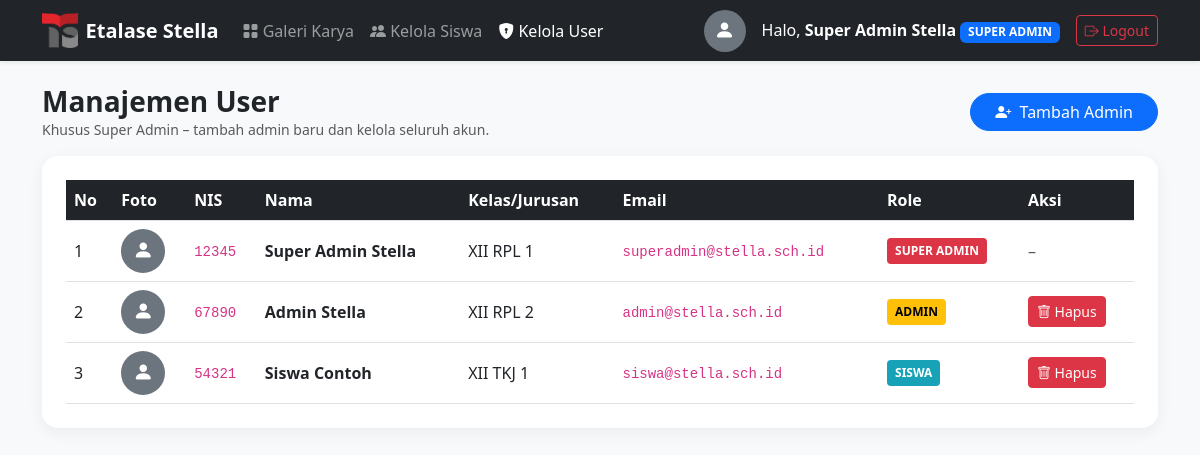
The page /admin/users.php (signed in) on the database its author committed.
### tables this page shows
CREATE TABLE IF NOT EXISTS users (
    id INT AUTO_INCREMENT PRIMARY KEY,
    nis VARCHAR(30) UNIQUE NOT NULL,
    kelas_jurusan VARCHAR(50) NOT NULL,
    nama_lengkap VARCHAR(100) NOT NULL,
    email VARCHAR(100) UNIQUE NOT NULL,
    password VARCHAR(255) NOT NULL,
    role ENUM('super_admin', 'admin', 'siswa') DEFAULT 'siswa',
    foto VARCHAR(255) NULL
);

### middleware/auth_check.php (called while the page is built, shortened)
<?php
function e($value): string {
    return htmlspecialchars((string) $value, ENT_QUOTES, 'UTF-8');
}
function is_super_admin(): bool {
    return ($_SESSION['role'] ?? '') === 'super_admin';
}
function is_staff(): bool {
    return in_array($_SESSION['role'] ?? '', ['admin', 'super_admin'], true);
}

### includes/helpers.php (called while the page is built, shortened)
<?php
function profile_image_url(?string $fileName, string $base = ''): ?string {
    if (!$fileName) {
        return null;
    }
    $safeName = basename(str_replace('\\', '/', $fileName));
    return $base . 'uploads/' . rawurlencode($safeName);
}

### admin/users.php (the view, shortened to what this page needs)
<?php
require_once '../config/kuis_db.php';
require_once '../middleware/auth_check.php';
require_once '../includes/helpers.php';
$users = $pdo->query("SELECT * FROM users ORDER BY FIELD(role, 'super_admin', 'admin', 'siswa'), nama_lengkap ASC")->fetchAll();
$base   = '../';
$active = 'users';
?>
<!DOCTYPE html>
<html lang="id">
<head>
    <link href="https://cdn.jsdelivr.net/npm/bootstrap@5.3.0/dist/css/bootstrap.min.css" rel="stylesheet">
    <link rel="stylesheet" href="https://cdn.jsdelivr.net/npm/bootstrap-icons@1.11.0/font/bootstrap-icons.css">
    <link rel="stylesheet" href="../assets/css/kelola.css">
    <link rel="stylesheet" href="../assets/css/popup.css">
</head>
<body>
<?php require __DIR__ . '/../includes/navbar.php'; ?>
<div class="container my-4">
    <div class="d-flex justify-content-between align-items-center flex-wrap gap-2 mb-3">
        <div>
            <h3 class="fw-bold mb-0">Manajemen User</h3>
            <p class="text-muted mb-0 small">Khusus Super Admin &ndash; tambah admin baru dan kelola seluruh akun.</p>
        </div>
        <button type="button" class="btn btn-primary rounded-pill px-4" data-popup-open="popupTambahAdmin">
            <i class="bi bi-person-plus-fill me-1"></i> Tambah Admin
        </button>
    </div>
    <div class="card card-custom p-4">
        <div class="table-responsive">
            <table class="table table-hover align-middle table-custom mb-0">
                <thead>
                    <tr>
                        <th>No</th>
                        <th>Foto</th>
                        <th>NIS</th>
                        <th>Nama</th>
                        <th>Kelas/Jurusan</th>
                        <th>Email</th>
                        <th>Role</th>
                        <th>Aksi</th>
                    </tr>
                </thead>
                <tbody>
                    <?php $no = 1; foreach ($users as $u): ?>
                    <tr>
                        <td><?= $no++ ?></td>
                        <td>
                            <?php $userPhoto = profile_image_url($u['foto'] ?? null, '../'); ?>
                            <?php if ($userPhoto): ?>
                                <img src="<?= e($userPhoto) ?>" alt="Foto <?= e($u['nama_lengkap']) ?>" class="rounded-circle" style="width:44px;height:44px;object-fit:cover">
                            <?php else: ?>
                                <span class="d-inline-flex align-items-center justify-content-center rounded-circle bg-secondary text-white" style="width:44px;height:44px"><i class="bi bi-person-fill fs-5"></i></span>
                            <?php endif; ?>
                        </td>
                        <td><code><?= e($u['nis']) ?></code></td>
                        <td><b><?= e($u['nama_lengkap']) ?></b></td>
                        <td><?= e($u['kelas_jurusan']) ?></td>
                        <td><code><?= e($u['email']) ?></code></td>
                        <td><span class="badge-role badge-<?= e($u['role']) ?>"><?= e(str_replace('_', ' ', $u['role'])) ?></span></td>
                        <td>
                            <?php if ($u['role'] !== 'super_admin'): ?>
                                <form method="POST" onsubmit="return confirm('Hapus user ini beserta karya yang diunggah?');">
                                    <button type="submit" class="btn btn-danger btn-sm"><i class="bi bi-trash"></i> Hapus</button>
                                </form>
                            <?php else: ?>
                                <span class="text-muted">&ndash;</span>
                            <?php endif; ?>
                        </td>
                    </tr>
                    <?php endforeach; ?>
                </tbody>
            </table>
        </div>
    </div>
</div>
</body>
</html>

### includes/navbar.php (shortened to what this page needs)
<?php
$base   = $base ?? '';
$active = $active ?? '';
?>
<nav class="navbar navbar-expand-lg navbar-dark bg-dark sticky-top shadow-sm">
    <div class="container">
        <a class="navbar-brand fw-bold d-flex align-items-center gap-2" href="<?= $base ?>index.php">
            <img src="<?= $base ?>assets/img/logo.png" alt="Logo" style="height: 35px; width: auto;">
            <span>Etalase Stella</span>
        </a>
        <div class="collapse navbar-collapse" id="navbarNav">
            <ul class="navbar-nav me-auto">
                <li class="nav-item">
                    <a class="nav-link <?= $active === 'galeri' ? 'active' : '' ?>" href="<?= $base ?>index.php"><i class="bi bi-grid-fill"></i> Galeri Karya</a>
                </li>
                <?php if (is_staff()): ?>
                    <li class="nav-item">
                        <a class="nav-link <?= $active === 'siswa' ? 'active' : '' ?>" href="<?= $base ?>admin/siswa.php"><i class="bi bi-people-fill"></i> Kelola Siswa</a>
                    </li>
                <?php endif; ?>
                <?php if (is_super_admin()): ?>
                    <li class="nav-item">
                        <a class="nav-link <?= $active === 'users' ? 'active' : '' ?>" href="<?= $base ?>admin/users.php"><i class="bi bi-shield-lock-fill"></i> Kelola User</a>
                    </li>
                <?php endif; ?>
            </ul>
            <div class="d-flex align-items-center text-white gap-3">
                <?php $profileUrl = profile_image_url($_SESSION['foto'] ?? null, $base); ?>
                <?php if ($profileUrl): ?>
                    <img src="<?= e($profileUrl) ?>" alt="Foto <?= e($_SESSION['nama']) ?>" class="rounded-circle" style="width:42px;height:42px;object-fit:cover;border:2px solid #fff">
                <?php else: ?>
                    <span class="d-inline-flex align-items-center justify-content-center rounded-circle bg-secondary text-white" style="width:42px;height:42px"><i class="bi bi-person-fill fs-5"></i></span>
                <?php endif; ?>
                <span>Halo, <b><?= e($_SESSION['nama']) ?></b> <span class="badge bg-primary text-uppercase"><?= e(str_replace('_', ' ', $_SESSION['role'])) ?></span></span>
                <a href="<?= $base ?>auth/logout.php" class="btn btn-outline-danger btn-sm"><i class="bi bi-box-arrow-right"></i> Logout</a>
            </div>
        </div>
    </div>
</nav>

### assets/css/kelola.css (style rules this page uses)
body { background-color: #f8f9fa; }
.card-custom { border: none; border-radius: 16px; box-shadow: 0 4px 16px rgba(0, 0, 0, 0.06); }
.table-custom th { background-color: #212529; color: #ffffff; }
.badge-role { display: inline-block; padding: 4px 8px; border-radius: 4px; font-size: 12px; font-weight: bold; text-transform: uppercase; }
.badge-super_admin { background: #dc3545; color: #fff; }
.badge-admin { background: #ffc107; color: #000; }
.badge-siswa { background: #17a2b8; color: #fff; }

### rows shown on the page
users: nis "12345", nama_lengkap "Super Admin Stella", kelas_jurusan "XII RPL 1", email "superadmin@stella.sch.id", role "SUPER ADMIN"
users: nis "67890", nama_lengkap "Admin Stella", kelas_jurusan "XII RPL 2", email "admin@stella.sch.id", role "ADMIN"
users: nis "54321", nama_lengkap "Siswa Contoh", kelas_jurusan "XII TKJ 1", email "siswa@stella.sch.id", role "SISWA"

### other values the page prints
$_SESSION['nama'] "Super Admin Stella"
str_replace('_', ' ', $_SESSION['role']) "SUPER ADMIN"
